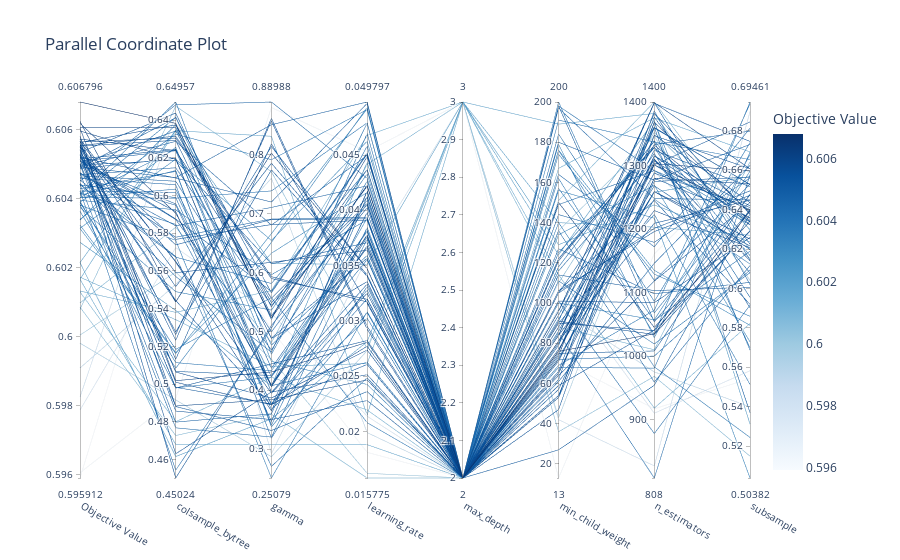

Notebook code cell kept with this figure:
### Code cell
plot_parallel_coordinate(study)
